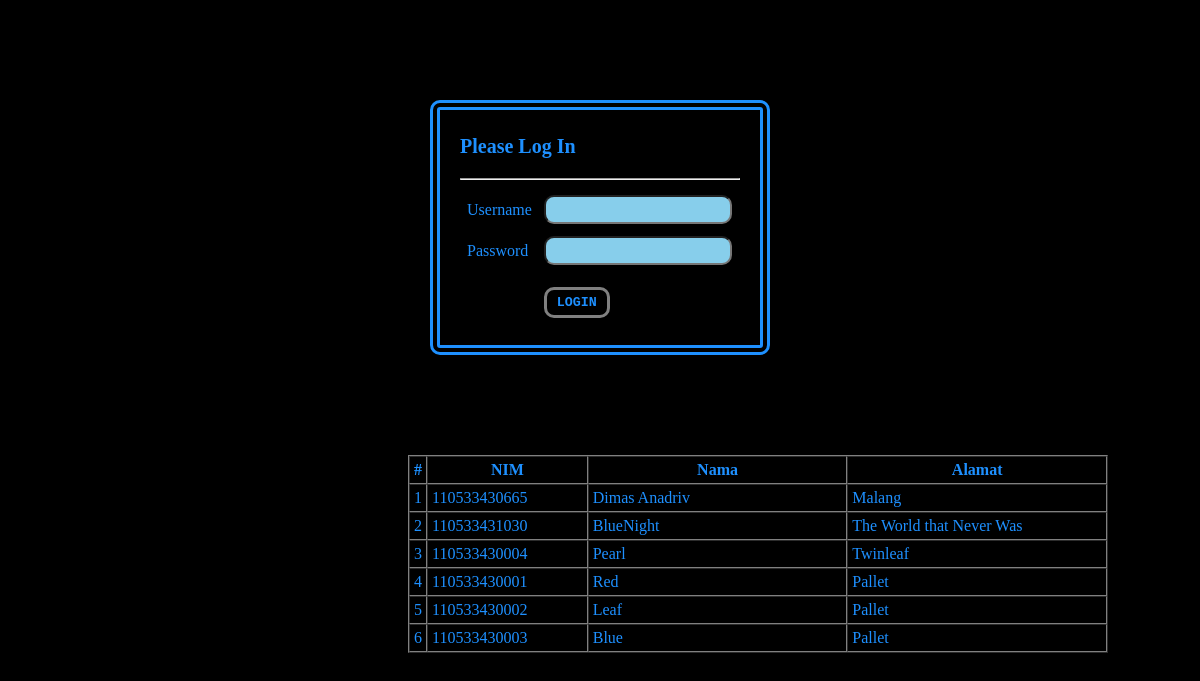
The page /7th_Tugas_Praktikum/index.php on the database its author committed.
### tables this page shows
CREATE TABLE IF NOT EXISTS `mahasiswa` (
  `nim` varchar(12) NOT NULL,
  `nama` varchar(40) NOT NULL,
  `alamat` varchar(100) DEFAULT NULL,
  PRIMARY KEY (`nim`)
);

### 7th_Tugas_Praktikum/Login.php (the view, shortened to what this page needs)
<!DOCTYPE HTML PUBLIC "-//W3C//DTD XHTML 1.0 Transitional//EN"
"http://www.w3.org/TR/xhtml1/DTD/xhtml1-transitional.dtd">
<html xmlns="http://www.w3.org/1999/xhtml" xml:lang="en" lang="en">
<head>
<link type="text/css" rel="stylesheet" href="index.css">
</head>
<body>
	<?php
function validate(){
if (!isset($_SESSION['id']) || !isset($_SESSION['pass'])){ ?>
	<div class="inner">
	<form action="" method="post">
	<table border=0 cellpadding=5>
	<h3> Please Log In</h3> <hr>
	<tr>
		<td>Username</td>
		<td><input type="text" name="nama" id="txt" /></td>
	</tr>
	<tr>
		<td>Password</td>
		<td><input type="password" name="pass" id="txt" /></td>
	</tr>
	<tr>
		<td></td>
		<td><input type="submit" value="LOGIN" id="button" /></td>
	</tr>
	</table>
	</div>
<?php
$sql = 'SELECT nim, nama, alamat FROM ' . MHS;
$res = mysql_query($sql);
if ($res) {
$num = mysql_num_rows($res);
if ($num) {
?>
<div class="tabeldata">
<table border=1 width=700 cellpadding=4 cellspacing=0>
<tr>
<th>#</th>
<th width=120>NIM</th>
<th width=200>Nama</th>
<th width=200>Alamat</th>
</tr>
<?php
$i = 1;
while ($row = mysql_fetch_row($res)) {
$bg = (($i % 2) != 0) ? '' : 'even';
$id = $row[0]; ?>
<tr class="<?php echo $bg;?>">
<td width="2%"><?php echo $i;?></td>
<td>
<?php echo $id;?>
</td>
<td><?php echo $row[1];?></td>
<td><?php echo $row[2]?></td>
</tr>
<?php
$i++;
}
?>
</table>
</div>
<?php
} else {
echo 'Belum ada data, isi <a href="'.$root.'&amp;act=add">di sini</a>';
}
} ?>
	<?php
exit;
}
?>
<?php
}
?>
</body>
</html>

### 7th_Tugas_Praktikum/index.php (shortened to what this page needs)
<!DOCTYPE HTML PUBLIC "-//W3C//DTD XHTML 1.0 Transitional//EN"
"http://www.w3.org/TR/xhtml1/DTD/xhtml1-transitional.dtd">
<html xmlns="http://www.w3.org/1999/xhtml" xml:lang="en" lang="en">
<head>
<link type="text/css" rel="stylesheet" href="index.css">
</head>
<body>
<?php
require_once('./Login.php');
validate();
?>

### 7th_Tugas_Praktikum/index.css (style rules this page uses)
body { background-color:black; color:dodgerblue; }
.tabeldata { margin-left:400px; }
.inner { margin:100px auto; padding:5px 20px 20px 20px; width:280px; border:10px double dodgerblue; border-radius:10px; font-family:monotype corsiva; }
input { border-radius:10px; }
h3 { font-size:20px; }
#txt { background-color:skyblue; font-family:courier new; padding:5px 8px; }
#button { font-family:courier new; font-weight:bold; padding:5px 10px 5px 10px; margin-top:10px; background-color:black; color:dodgerblue; border:3px solid gray; }

### rows shown on the page
mahasiswa: nim "110533430665", nama "Dimas Anadriv", alamat "Malang"
mahasiswa: nim "110533431030", nama "BlueNight", alamat "The World that Never Was"
mahasiswa: nim "110533430004", nama "Pearl", alamat "Twinleaf"
mahasiswa: nim "110533430001", nama "Red", alamat "Pallet"
mahasiswa: nim "110533430002", nama "Leaf", alamat "Pallet"
mahasiswa: nim "110533430003", nama "Blue", alamat "Pallet"
